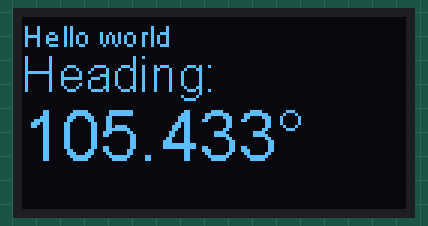
The sketch below on a simulated Arduino Uno, built with avr-gcc and run on an emulated ATmega328P. Shown: 128×64 one-colour display.

Above: at 0.1 s.

The sketch:

oled_testing2.ino
```cpp
#include <Wire.h>
#include "SH1106Wire.h"
SH1106Wire display(0x3c, SDA, SCL);

void setup() {
  Serial.begin(115200);
  Serial.println();
  Serial.println();


  // Initialising the UI will init the display too.
  display.init();

  display.flipScreenVertically();
  display.setFont(ArialMT_Plain_10);

}

void loop() {
  // clear the display
  display.clear();
  // draw the current demo method
  draw_ui("105.433");

  display.setTextAlignment(TEXT_ALIGN_RIGHT);
  display.drawString(10, 128, String(millis()));
  // write the buffer to the display
  display.display();

  delay(10);
}

void draw_ui(String dato) {
    // Font Demo1
    // create more fonts at http://oleddisplay.squix.ch/
    display.setTextAlignment(TEXT_ALIGN_LEFT);
    display.setFont(ArialMT_Plain_10);
    display.drawString(0, 0, "Hello world");
    display.setFont(ArialMT_Plain_16);
    display.drawString(0, 10, "Heading:");
    display.setFont(ArialMT_Plain_24);
    display.drawString(0, 26, dato+"°");
}
```
